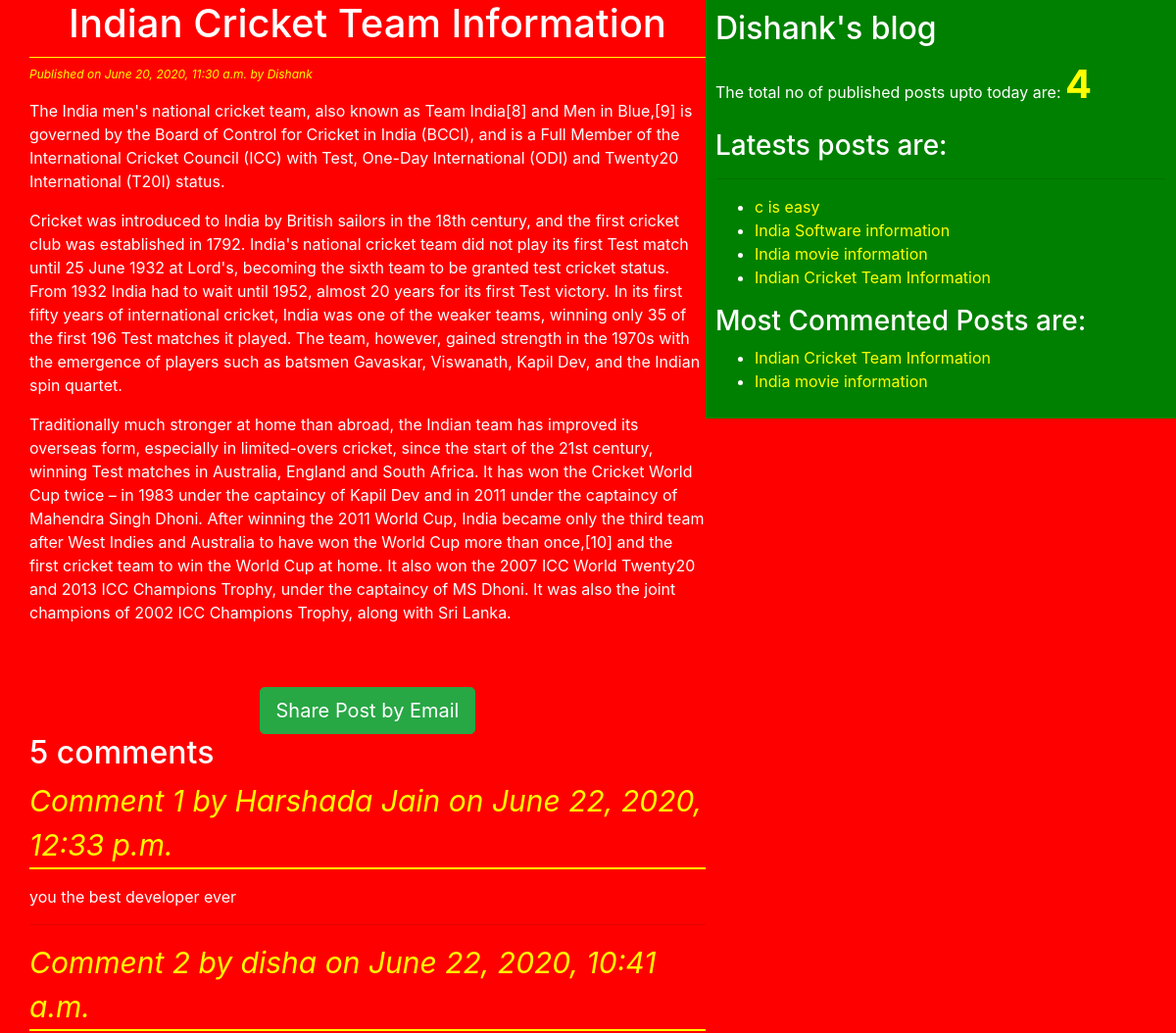
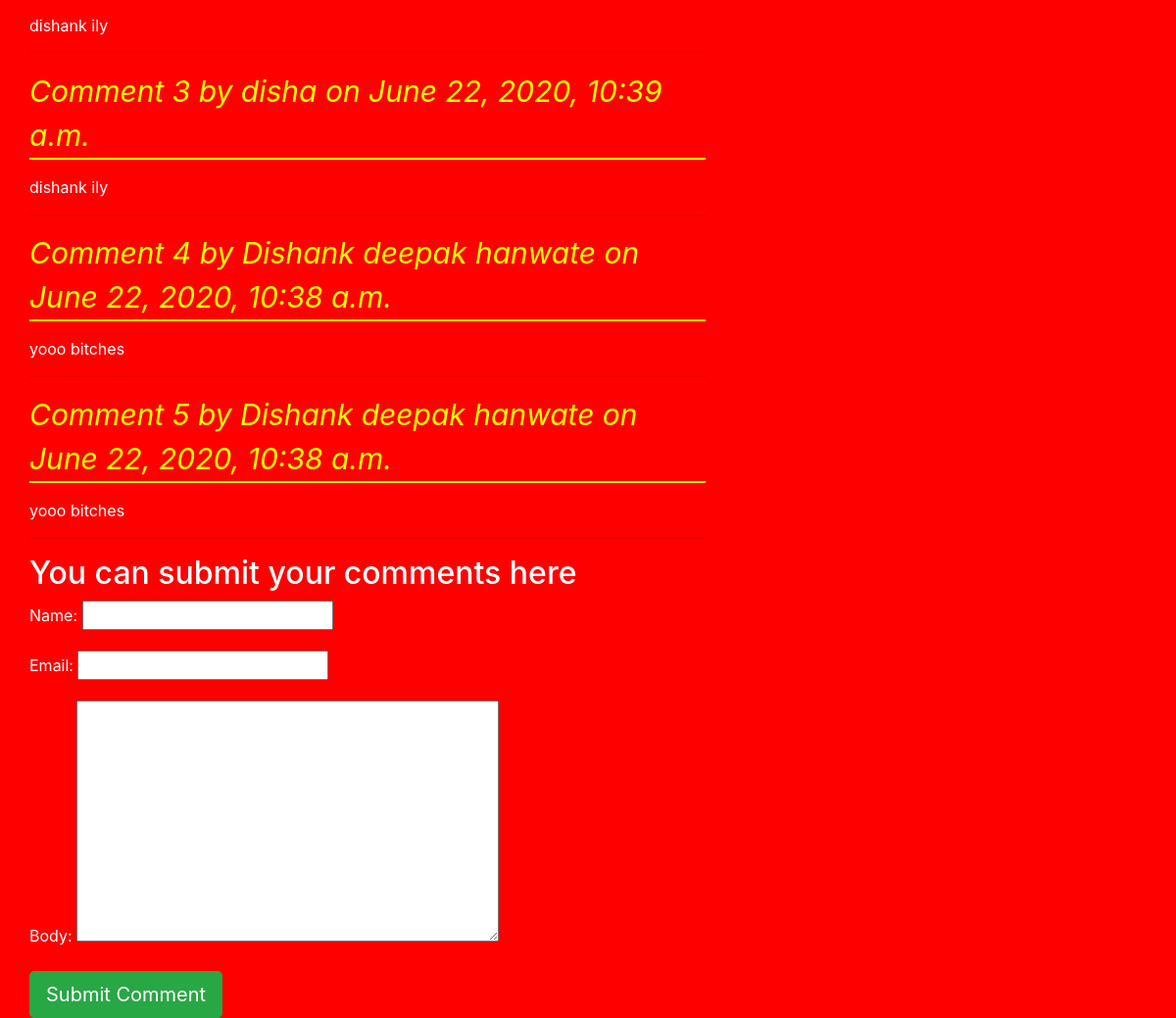
Screenshot of /2020/06/20/indian-cricket-team-information/ with the database file from the repository (2 pictures, top to bottom).
### blog/models.py (models this page shows, shortened)
class Post(models.Model):
    STATUS_CHOICES=(('draft','Draft'),('published','Published'))
    title=models.CharField(max_length=256)
    slug=models.SlugField(max_length=264,unique_for_date='publish')
    author=models.ForeignKey(User,related_name='blog_posts',on_delete=models.CASCADE)
    body=models.TextField()
    publish=models.DateTimeField(default=timezone.now)
    created=models.DateTimeField(auto_now_add=True)
    updated=models.DateTimeField(auto_now=True)
    status=models.CharField(max_length=10,choices=STATUS_CHOICES,default='draft')
    objects=CustomManager()
    tags=TaggableManager()
    class Meta:
        ordering=('-publish',)
    def get_absolute_url(self):
        return reverse('post_detail',args=[self.publish.year,self.publish.strftime('%m'),self.publish.strftime('%d'),self.slug])

class Comments(models.Model):
    post = models.ForeignKey(Post,related_name='comments',on_delete=models.CASCADE)
    name = models.CharField(max_length=32)
    email= models.EmailField()
    body=models.TextField()
    created=models.DateTimeField(auto_now_add=True)
    updated=models.DateTimeField(auto_now=True)
    active=models.BooleanField(default=True)
    class Meta:
        ordering=('-created',)

### blog/views.py (the view)
# urls.py: re_path(r'^(?P<year>\d{4})/(?P<month>\d{2})/(?P<day>\d{2})/(?P<post>[-\w]+)/', views.post_detail_views,name='post_detail'),
def post_detail_views(request,year,month,day,post):
    post=get_object_or_404(Post,slug=post,status='published',publish__year=year,publish__month=month,publish__day=day)
    comments=post.comments.filter(active=True)
    csubmit=False
    if request.method=='POST':
        form=CommentForm(request.POST)
        if form.is_valid:
            new_comment=form.save(commit=False)
            new_comment.post=post
            new_comment.save()
            csubmit=True
    else:
        form=CommentForm()
    return render(request,'blog/post_detail.html',{'post':post,'form':form,'csubmit':csubmit,'comments':comments})

### blog/forms.py
class CommentForm(forms.ModelForm):
    class Meta:
        model=Comments
        fields=('name','email','body')

### blog/models.py (called while the page is built)
    def get_queryset(self):
        return super().get_queryset().filter(status='published')

### blog/templatetags/blog_tags.py (called while the page is built)
@register.simple_tag(name='my_tag')
def total_posts():
    return Post.objects.count()

@register.inclusion_tag('blog/latest_posts123.html')
def show_latest_posts(count):
    latest_posts=Post.objects.order_by('-publish')[:count]
    return {'latest_posts':latest_posts}

@register.simple_tag
def get_most_commented_posts(count=2):
    return Post.objects.annotate(total_comments=Count('comments')).order_by('-total_comments')[:count]

### templates/blog/post_detail.html (shortened to what this page needs)
{%extends 'blog/base.html'%}
  {%block content%}
    <h1>{{post.title}}</h1>
    <p id='date'>Published on {{post.publish}} by {{post.author|title}} </p>
    {{post.body|linebreaks}}<br><br>
    <div class="container" align='center'>
      <a href="/{{post.id}}/share" class='btn btn-success btn-lg'>Share Post by Email</a>
    </div>
    {% with comments.count as comments_count%}
      <h2>{{comments_count}} comment{{comments_count|pluralize}}</h2>
    {%endwith%}
    {%if comments%}
      {%for comment in comments %}
        <p id='ch'>Comment {{forloop.counter}} by {{comment.name}} on {{comment.created}}</p>
        <div class="cb">
          {{comment.body|linebreaks}}<hr>
        </div>
      {%endfor%}
    {%else%}
      <p>There are no comments yet</p>
    {%endif%}
    {%if csubmit%}
      <h2>Your comment was added Successfully</h2>
    {%else%}
    <h2>You can submit your comments here</h2>
    <form method="post">
      {{form.as_p}}
      <input type="submit" name="" class='btn btn-lg btn-success' value="Submit Comment">
    {%endif%}
    </form>
  {%endblock%}

### templates/blog/base.html (shortened to what this page needs)
<!DOCTYPE html>
{%load blog_tags%}
{%load static%}
<html lang="en" dir="ltr">
  <head>
    <link rel="stylesheet" href="https://stackpath.bootstrapcdn.com/bootstrap/4.5.0/css/bootstrap.min.css">
  <link rel="stylesheet" href="{%static '/css/blog.css'%}">
</head>
  <body>
    <div class="content">
        {%block content%}
        {%endblock%}
    </div>
    <div class="sidebar">
        <h2>Dishank's blog</h2>
        <p>The total no of published posts upto today are: <span id="pcount">{%my_tag%}</span></p>
        <h3>Latests posts are:</h3><hr>{%show_latest_posts 10%}
        <h3>Most Commented Posts are:</h3>
        {%get_most_commented_posts as most_commented_posts%}
        <ul>
        {% for post in most_commented_posts %}
            <li> <a href="{{post.get_absolute_url}}">{{post.title}}</a> </li>
        {% endfor %}
        </ul>
    </div>
  </body>
</html>

### templates/blog/latest_posts123.html
<ul>
{% for post in latest_posts %}
    <li> <a href="{{post.get_absolute_url}}">{{post.title}}</a> </li>
{% endfor %}
</ul>

### static/css/blog.css (style rules this page uses)
.content { width: 60%; float: left; padding: 0 0 0 30px; background: red; height: 100%; }
.sidebar { width: 40%; float: right; padding: 10px; background: green; height: 100%; }
h1 { text-align: center; border-bottom: 1px solid yellow; padding-bottom: 10px; }
body { color: white; background-color: red; }
#date { color: yellow; font-size: 12px; font-style: italic; }
a { color: yellow; }
#ch { color: yellow; font-size: 30px; font-style: italic; border-bottom: 2px solid yellow; }
#pcount { font-size: 40px; color: yellow; font-weight: bold; }

### rows the page displays
Post: title "Indian Cricket Team Information", publish "June 20, 2020, 11:30 a.m.", author "Dishank", body "The India men's national cricket team, also known as Team India[8] and Men in Blue,[9] is governed by the Board of Control for Cricket in India (BCCI), and is a Full Member of the International Cricket Council (ICC) with Test, One-Day International (ODI) and Twenty20 International (T20I) status. Cricket was introduced to India by British sailors in the 18th century, and the first cricket club was established in 1792. India's national cricket team did not play its first Test match until 25 June 1932 at Lord's, becoming the sixth team to be granted test cricket status. From 1932 India had to wait until 1952, almost 20 years for its first Test victory. In its first fifty years of international…"
Comments: name "Harshada Jain", created "June 22, 2020, 12:33 p.m.", body "you the best developer ever"
Comments: name "disha", created "June 22, 2020, 10:41 a.m.", body "dishank ily"
Comments: name "disha", created "June 22, 2020, 10:39 a.m.", body "dishank ily"
Comments: name "Dishank deepak hanwate", created "June 22, 2020, 10:38 a.m.", body "yooo bitches"
Comments: name "Dishank deepak hanwate", created "June 22, 2020, 10:38 a.m.", body "yooo bitches"
Post: title "c is easy"
Post: title "India Software information"
Post: title "India movie information"

### other values shown
{{ comments_count }} "5"
